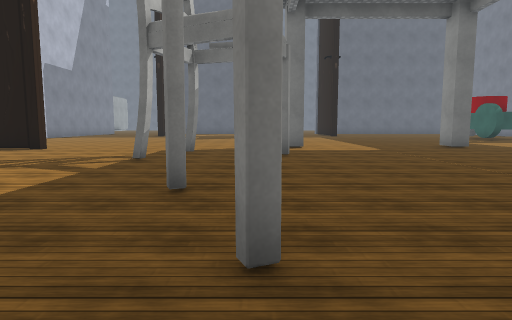
[1] (above)

24 first-person views from a walk through a scene from a Unity 3-D project. The camera is 1.3 m above the floor, tilts 6° down and sees 75° across. The floor is counted in squares, 2 m on a side. Each view is taken from the middle of a square. On the plan, view 1 faces up. The plan holds only what a view shows up to about 10 squares ahead; the rest is blank. The place goes on beyond the plan. Some surface patterns are stand-ins.

[2]
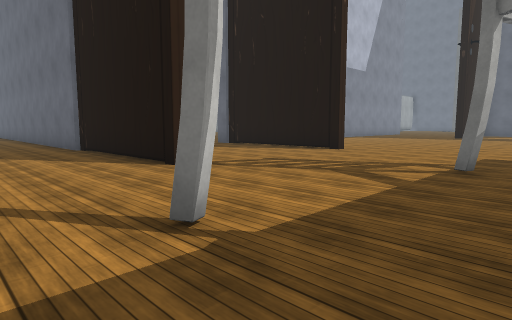

[3]
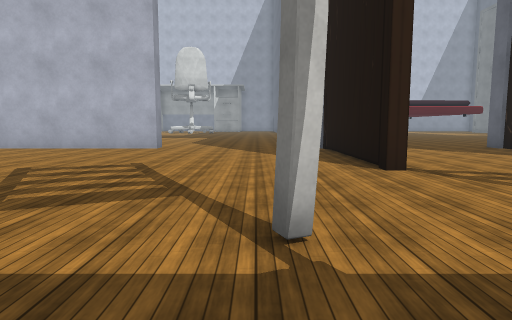

[4]
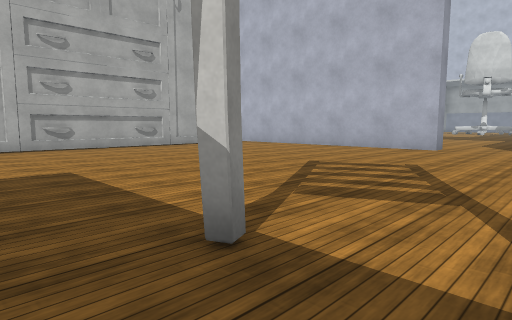

[5]
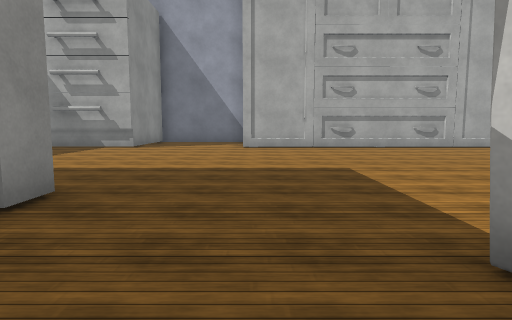

[6]
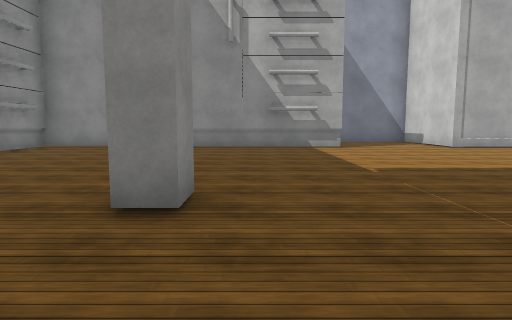

[7]
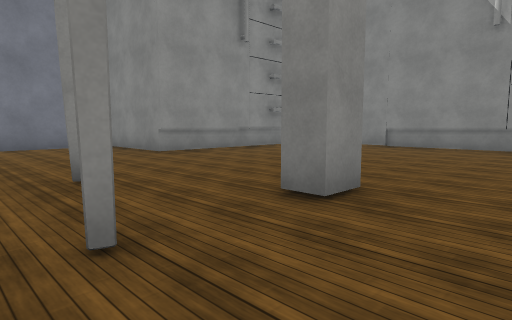

[8]
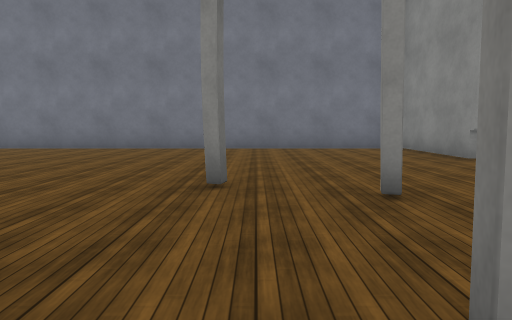

[9]
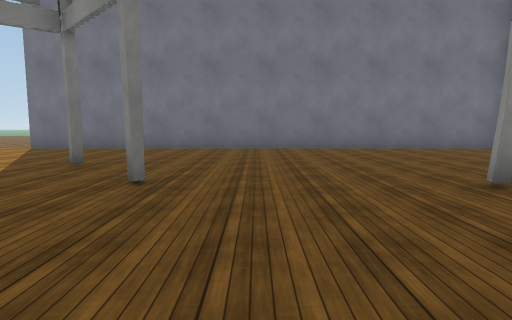

[10]
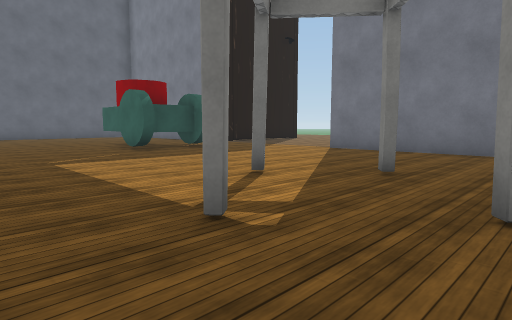

[11]
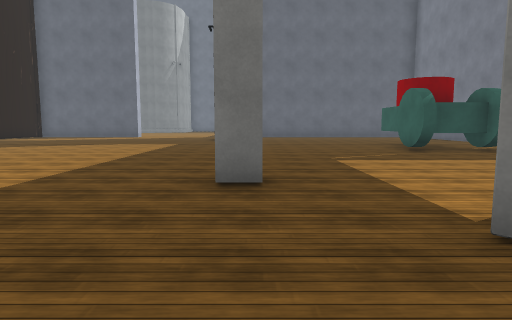

[12]
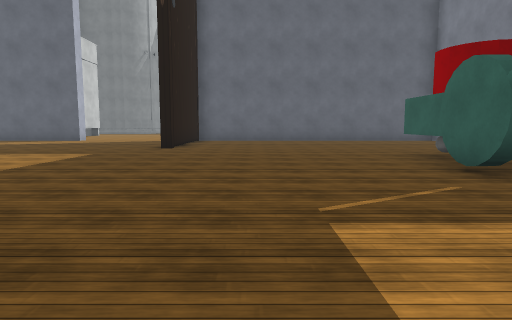

[13]
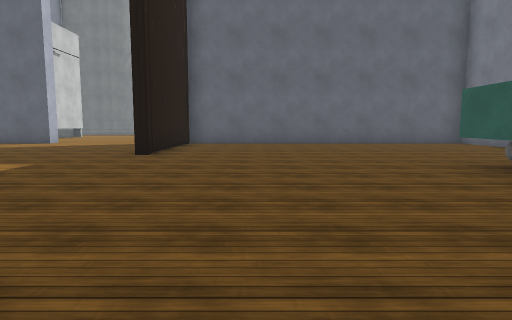

[14]
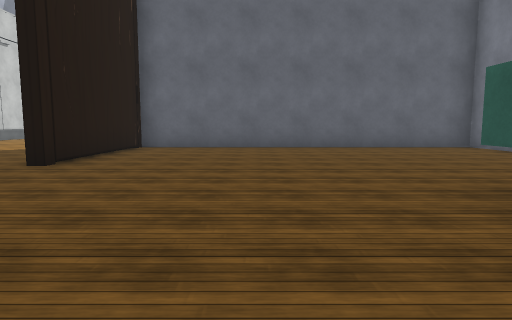

[15]
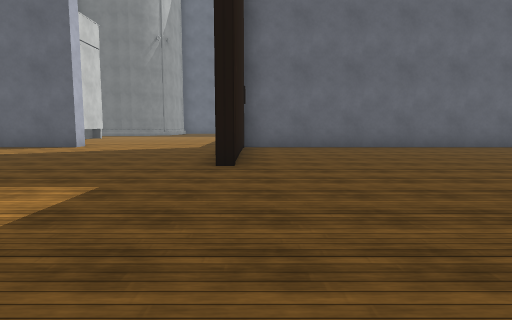

[16]
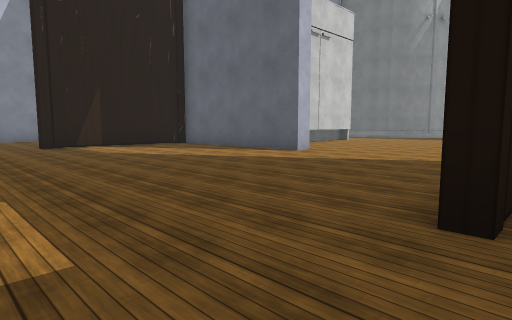

[17]
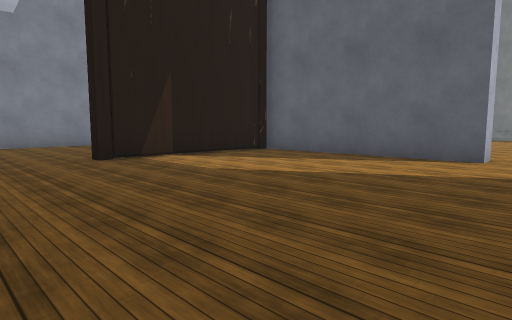

[18]
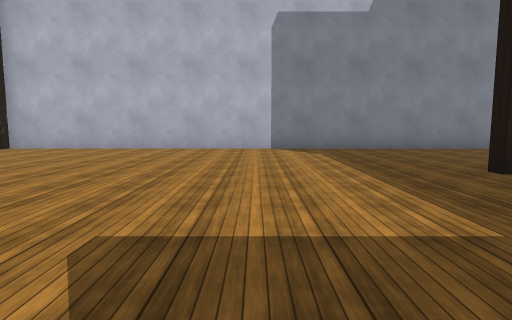

[19]
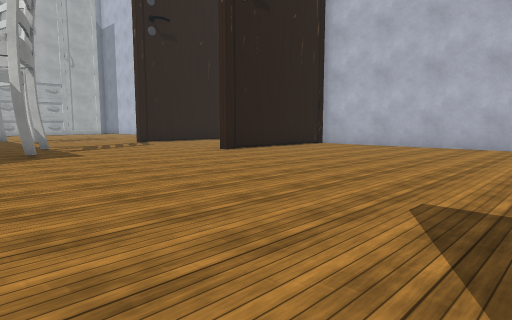

[20]
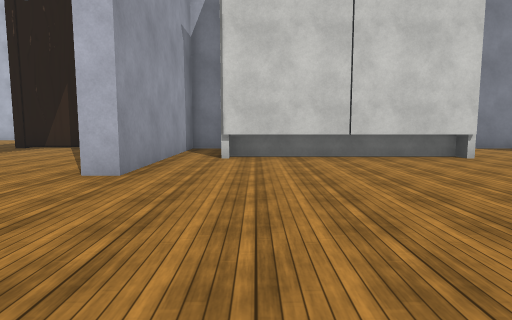

[21]
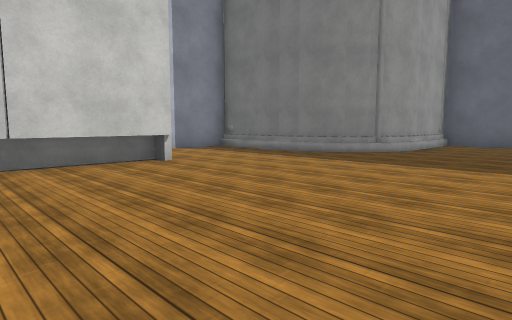

[22]
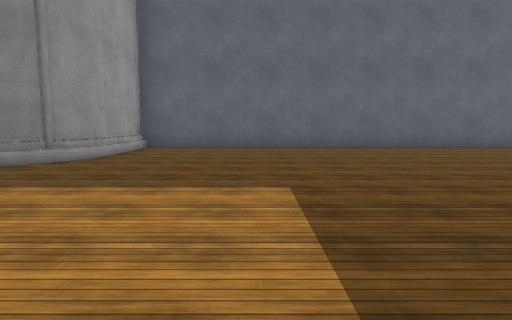

[23]
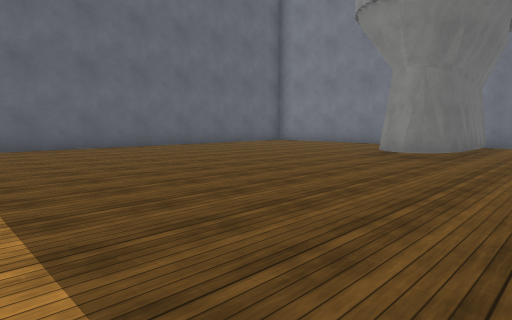

[24]
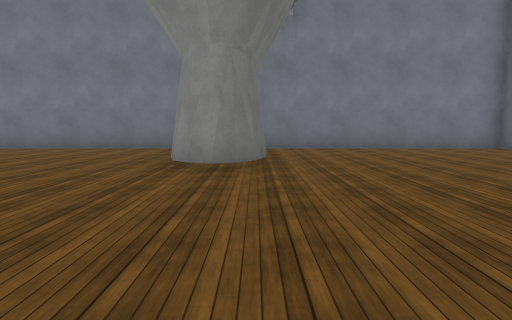

### Floor plan
Key: @ floor where view 1 was taken; # wall or solid block; . floor.
Columns run from 13 left of view 1 to 15 right of it. Each row starts with its distance up from view 1.
 39             #############
 38             #...........   .#
 37             #..........   ..#
 36             #...............#
 35            ##...............#
 34         ####................#
 33         #...................#
 32         #..............##
 31          ..............#####
 30           #.................#
 29           #.................#
 28         ###......    .......#
 27           #......      .....#
 26           #.......      ....#
 25         #........         ..#
 24        ######....############
 23    #   #.........#..........
 22    #.  #.........#..........
 21    #.. #.........#..........
 20    #...#.........#.........
 19    #......................
 18    #......................
 17    #...................##
 16    #...................##.
 15    #...................###
 14    #...................#.#
 13    #.......................
 12    #.........................
 11    #.........  .............#
 10    #......... #....#........#
  9    #  ##..... ........#.....#
  8   .........#. ......#..#....#
  7   ........... #.............#
  6    ........#..........#.....#
  5      ........ ..............#
  4 ########.........  .........#
  3 ............#....   ........#
  2   ........#..... ...........#
  1   .........#.#.  ..#........#
  0  ............@. ............#
 -1  ..#..........#....#........#
 -2    #....................####
 -3    #....................#
 -4    #....................#
 -5    # ...................#
 -6       ..................#
 -7       ..................#
 -8      ########...#########

Where each view was taken, in squares from view 1:
view 1: 0 up, 0 right, facing up
view 2: 1 up, 1 left, facing up-left
view 3: 2 up, 1 left, facing left
view 4: 2 up, 1 left, facing down-left
view 5: 2 up, 1 left, facing down
view 6: 2 up, 5 right, facing down
view 7: 2 up, 4 right, facing down-right
view 8: 2 up, 5 right, facing right
view 9: 5 up, 5 right, facing right
view 10: 6 up, 6 right, facing up-right
view 11: 6 up, 6 right, facing up
view 12: 10 up, 7 right, facing up
view 13: 12 up, 7 right, facing up
view 14: 14 up, 8 right, facing up
view 15: 14 up, 5 right, facing up
view 16: 17 up, 5 right, facing up-left
view 17: 17 up, 1 right, facing up-left
view 18: 16 up, 1 left, facing left
view 19: 16 up, 0 right, facing down-left
view 20: 26 up, 4 right, facing left
view 21: 27 up, 3 right, facing up-left
view 22: 29 up, 3 right, facing up
view 23: 29 up, 3 right, facing up-right
view 24: 31 up, 5 right, facing right
